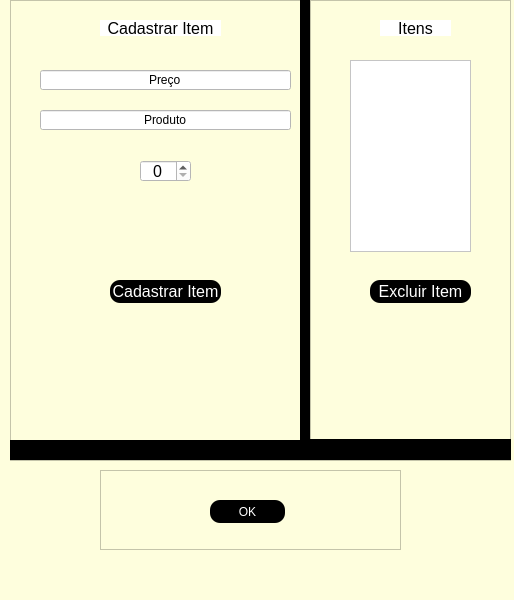
<?xml version="1.0" encoding="UTF-8"?>
<ui version="4.0">
 <class>MainWindow</class>
 <widget class="QMainWindow" name="MainWindow">
  <property name="geometry">
   <rect>
    <x>0</x>
    <y>0</y>
    <width>514</width>
    <height>600</height>
   </rect>
  </property>
  <property name="windowTitle">
   <string>MainWindow</string>
  </property>
  <property name="styleSheet">
   <string notr="true">background-color: rgb(254, 254, 221);</string>
  </property>
  <widget class="QWidget" name="centralwidget">
   <widget class="QFrame" name="frame">
    <property name="geometry">
     <rect>
      <x>10</x>
      <y>0</y>
      <width>301</width>
      <height>461</height>
     </rect>
    </property>
    <property name="cursor">
     <cursorShape>PointingHandCursor</cursorShape>
    </property>
    <property name="frameShape">
     <enum>QFrame::StyledPanel</enum>
    </property>
    <property name="frameShadow">
     <enum>QFrame::Raised</enum>
    </property>
    <widget class="QLabel" name="label">
     <property name="geometry">
      <rect>
       <x>90</x>
       <y>20</y>
       <width>121</width>
       <height>16</height>
      </rect>
     </property>
     <property name="font">
      <font>
       <pointsize>12</pointsize>
       <kerning>true</kerning>
      </font>
     </property>
     <property name="styleSheet">
      <string notr="true">background-color: rgb(255, 255, 255);</string>
     </property>
     <property name="text">
      <string>Cadastrar Item</string>
     </property>
     <property name="alignment">
      <set>Qt::AlignCenter</set>
     </property>
    </widget>
    <widget class="QLineEdit" name="lineEdit">
     <property name="geometry">
      <rect>
       <x>30</x>
       <y>110</y>
       <width>251</width>
       <height>20</height>
      </rect>
     </property>
     <property name="styleSheet">
      <string notr="true">background-color: rgb(255, 255, 255);</string>
     </property>
     <property name="text">
      <string>Produto</string>
     </property>
     <property name="alignment">
      <set>Qt::AlignCenter</set>
     </property>
    </widget>
    <widget class="QLineEdit" name="lineEdit_2">
     <property name="geometry">
      <rect>
       <x>30</x>
       <y>70</y>
       <width>251</width>
       <height>20</height>
      </rect>
     </property>
     <property name="styleSheet">
      <string notr="true">background-color: rgb(255, 255, 255);</string>
     </property>
     <property name="text">
      <string>Preço</string>
     </property>
     <property name="alignment">
      <set>Qt::AlignCenter</set>
     </property>
    </widget>
    <widget class="QSpinBox" name="spinBox">
     <property name="geometry">
      <rect>
       <x>130</x>
       <y>160</y>
       <width>51</width>
       <height>22</height>
      </rect>
     </property>
     <property name="font">
      <font>
       <pointsize>12</pointsize>
      </font>
     </property>
     <property name="styleSheet">
      <string notr="true">background-color: rgb(255, 255, 255);</string>
     </property>
     <property name="alignment">
      <set>Qt::AlignCenter</set>
     </property>
    </widget>
    <widget class="QPushButton" name="pushButton">
     <property name="geometry">
      <rect>
       <x>100</x>
       <y>280</y>
       <width>111</width>
       <height>23</height>
      </rect>
     </property>
     <property name="font">
      <font>
       <pointsize>12</pointsize>
      </font>
     </property>
     <property name="styleSheet">
      <string notr="true">QPushButton{

	background-color: rgb(0,0,0);
	color: rgb(255,255,255);
	border-radius: 10px
}

QPushButton:hover{
	background-color: rgb(255,255,255);
	color: rgb(0,0,0)

}
	</string>
     </property>
     <property name="text">
      <string>Cadastrar Item</string>
     </property>
    </widget>
    <widget class="QFrame" name="frame_3">
     <property name="geometry">
      <rect>
       <x>290</x>
       <y>0</y>
       <width>20</width>
       <height>451</height>
      </rect>
     </property>
     <property name="styleSheet">
      <string notr="true">background-color: rgb(0, 0, 0);</string>
     </property>
     <property name="frameShape">
      <enum>QFrame::StyledPanel</enum>
     </property>
     <property name="frameShadow">
      <enum>QFrame::Raised</enum>
     </property>
    </widget>
    <widget class="QFrame" name="frame_4">
     <property name="geometry">
      <rect>
       <x>0</x>
       <y>440</y>
       <width>501</width>
       <height>20</height>
      </rect>
     </property>
     <property name="styleSheet">
      <string notr="true">background-color: rgb(0, 0, 0);</string>
     </property>
     <property name="frameShape">
      <enum>QFrame::StyledPanel</enum>
     </property>
     <property name="frameShadow">
      <enum>QFrame::Raised</enum>
     </property>
    </widget>
   </widget>
   <widget class="QFrame" name="frame_2">
    <property name="geometry">
     <rect>
      <x>310</x>
      <y>0</y>
      <width>201</width>
      <height>461</height>
     </rect>
    </property>
    <property name="frameShape">
     <enum>QFrame::StyledPanel</enum>
    </property>
    <property name="frameShadow">
     <enum>QFrame::Raised</enum>
    </property>
    <widget class="QLabel" name="label_2">
     <property name="geometry">
      <rect>
       <x>70</x>
       <y>20</y>
       <width>71</width>
       <height>16</height>
      </rect>
     </property>
     <property name="font">
      <font>
       <pointsize>12</pointsize>
      </font>
     </property>
     <property name="styleSheet">
      <string notr="true">background-color: rgb(255, 255, 255);</string>
     </property>
     <property name="text">
      <string>Itens</string>
     </property>
     <property name="alignment">
      <set>Qt::AlignCenter</set>
     </property>
    </widget>
    <widget class="QListWidget" name="listWidget">
     <property name="geometry">
      <rect>
       <x>40</x>
       <y>60</y>
       <width>121</width>
       <height>192</height>
      </rect>
     </property>
     <property name="styleSheet">
      <string notr="true">background-color: rgb(255, 255, 255);</string>
     </property>
    </widget>
    <widget class="QPushButton" name="pushButton_2">
     <property name="geometry">
      <rect>
       <x>60</x>
       <y>280</y>
       <width>101</width>
       <height>23</height>
      </rect>
     </property>
     <property name="font">
      <font>
       <pointsize>12</pointsize>
      </font>
     </property>
     <property name="cursor">
      <cursorShape>PointingHandCursor</cursorShape>
     </property>
     <property name="styleSheet">
      <string notr="true">QPushButton{

	background-color: rgb(0,0,0);
	color: rgb(255,255,255);
	border-radius: 10px
}

QPushButton:hover{
	background-color: rgb(255,255,255);
	color: rgb(0,0,0)

}
	</string>
     </property>
     <property name="text">
      <string>Excluir Item</string>
     </property>
    </widget>
    <widget class="QFrame" name="frame_5">
     <property name="geometry">
      <rect>
       <x>0</x>
       <y>439</y>
       <width>201</width>
       <height>21</height>
      </rect>
     </property>
     <property name="styleSheet">
      <string notr="true">background-color: rgb(0, 0, 0);</string>
     </property>
     <property name="frameShape">
      <enum>QFrame::StyledPanel</enum>
     </property>
     <property name="frameShadow">
      <enum>QFrame::Raised</enum>
     </property>
    </widget>
   </widget>
   <widget class="QFrame" name="frame_6">
    <property name="geometry">
     <rect>
      <x>100</x>
      <y>470</y>
      <width>301</width>
      <height>80</height>
     </rect>
    </property>
    <property name="frameShape">
     <enum>QFrame::StyledPanel</enum>
    </property>
    <property name="frameShadow">
     <enum>QFrame::Raised</enum>
    </property>
    <widget class="QPushButton" name="pushButton_3">
     <property name="geometry">
      <rect>
       <x>110</x>
       <y>30</y>
       <width>75</width>
       <height>23</height>
      </rect>
     </property>
     <property name="cursor">
      <cursorShape>PointingHandCursor</cursorShape>
     </property>
     <property name="styleSheet">
      <string notr="true">QPushButton{

	background-color: rgb(0,0,0);
	color: rgb(255,255,255);
	border-radius: 10px
}

QPushButton:hover{
	background-color: rgb(255,255,255);
	color: rgb(0,0,0)

}
	</string>
     </property>
     <property name="text">
      <string>OK</string>
     </property>
    </widget>
   </widget>
  </widget>
  <widget class="QMenuBar" name="menubar">
   <property name="geometry">
    <rect>
     <x>0</x>
     <y>0</y>
     <width>514</width>
     <height>21</height>
    </rect>
   </property>
  </widget>
  <widget class="QStatusBar" name="statusbar"/>
 </widget>
 <resources/>
 <connections/>
</ui>
